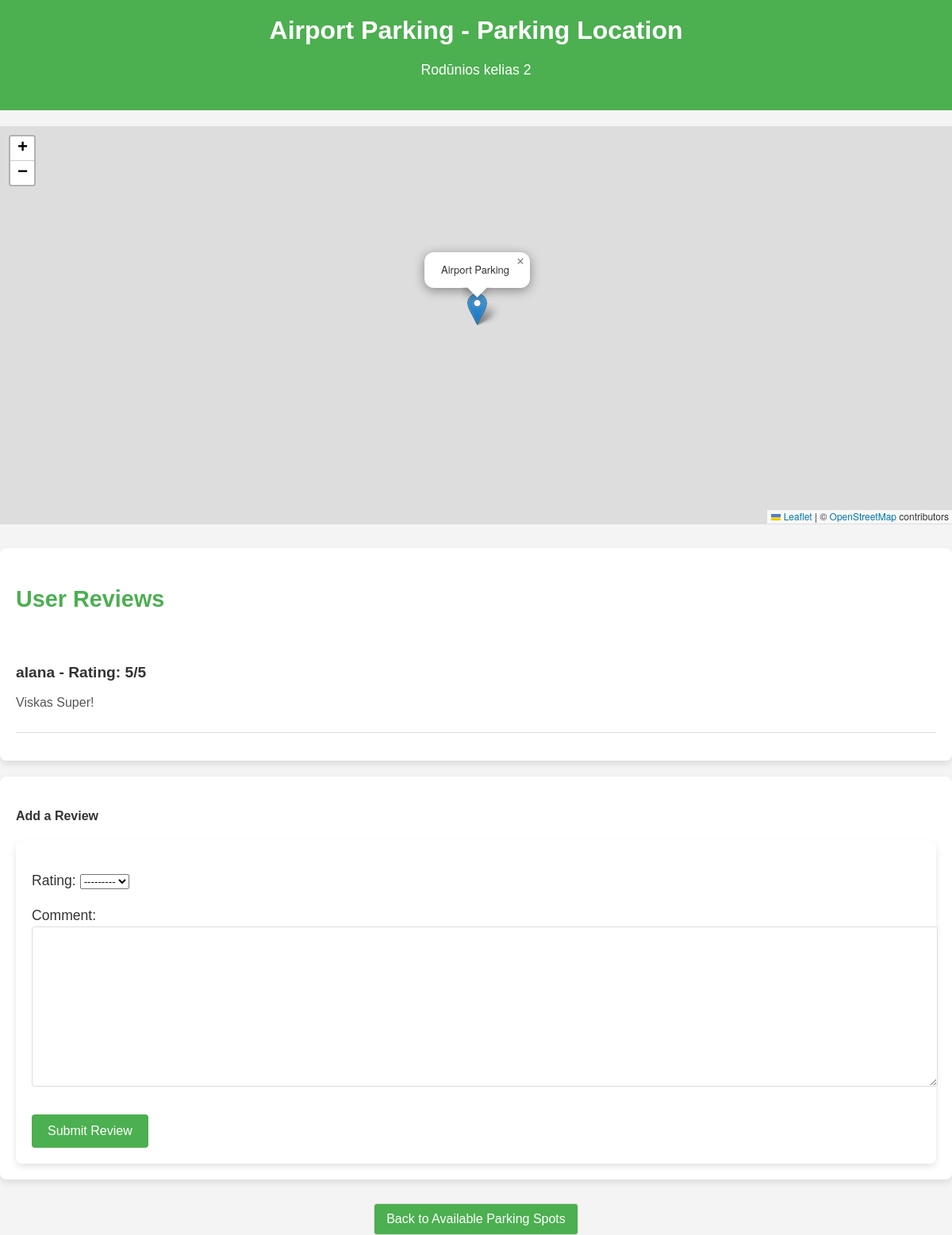
Page /parking/location/3/ (signed in) on the committed database.
### parking/models.py (models this page shows, shortened)
class ParkingLocation(models.Model):
    name = models.CharField(max_length=100)
    address = models.CharField(max_length=200, blank=True)
    latitude = models.FloatField(null=True, blank=True)  # New field for latitude
    longitude = models.FloatField(null=True, blank=True)  # New field for longitude

class Review(models.Model):
    location = models.ForeignKey(ParkingLocation, related_name='reviews', on_delete=models.CASCADE)
    user = models.ForeignKey(User, on_delete=models.CASCADE)
    rating = models.IntegerField(choices=[(1, '1'), (2, '2'), (3, '3'), (4, '4'), (5, '5')])
    comment = models.TextField()

### parking/views.py (the view)
# urls.py: path('location/<int:location_id>/', views.parking_location_profile, name='parking_location_profile'),
@login_required
def parking_location_profile(request, location_id):
    location = get_object_or_404(ParkingLocation, id=location_id)
    reviews = Review.objects.filter(location=location)  # Get all reviews for this location
    if request.method == 'POST':
        form = ReviewForm(request.POST)
        if form.is_valid():
            review = form.save(commit=False)
            review.location = location
            review.user = request.user
            review.save()
            return redirect('parking_location_profile', location_id=location.id)
    else:
        form = ReviewForm()
    return render(request, 'parking/parking_locations_profile.html', {
        'location': location,
        'form': form,
        'reviews': reviews,  # Pass reviews to the template
    })

### parking/forms.py
class ReviewForm(forms.ModelForm):
    class Meta:
        model = Review
        fields = ['rating', 'comment']

### parking/templates/parking/parking_locations_profile.html (shortened to what this page needs)
<!DOCTYPE html>
<html lang="en">
<head>
    <link rel="stylesheet" href="https://unpkg.com/leaflet@1.7.1/dist/leaflet.css" />
</head>
<body>
    <header>
        <h2>{{ location.name }} - Parking Location</h2>
        <p>{{ location.address }}</p>
    </header>
    <div id="map"></div>
    <div class="review-container">
        <h3>User Reviews</h3>
        <div>
            {% for review in location.reviews.all %}
                <div class="review">
                    <h4>{{ review.user.username }} - Rating: {{ review.rating }}/5</h4>
                    <p>{{ review.comment }}</p>
                </div>
            {% empty %}
                <p class="review-empty">No reviews yet. Be the first to add one!</p>
            {% endfor %}
        </div>
    </div>
    <div class="review-container">
        <h4>Add a Review</h4>
        <form method="POST">
            {{ form.as_p }}
            <button type="submit">Submit Review</button>
        </form>
    </div>
    <div class="back-button-container">
        <a href="{% url 'parking_spots' %}" class="back-button">Back to Available Parking Spots</a>
    </div>
</body>
</html>

### parking/templates/parking/parking_locations_profile.html (style rules this page uses)
body { font-family: Arial, sans-serif; margin: 0; padding: 0; background-color: #f4f4f4; color: #333; }
header { background-color: #4CAF50; color: white; padding: 20px; text-align: center; }
h2 { margin: 0; font-size: 2rem; }
p { font-size: 1.1rem; line-height: 1.5; }
#map { width: 100%; height: 500px; border: 1px solid #ddd; margin-top: 20px; margin-bottom: 30px; }
.review-container { margin-top: 20px; background-color: #fff; padding: 20px; border-radius: 8px; box-shadow: 0 4px 8px rgba(0, 0, 0, 0.1); }
.review-container h3 { font-size: 1.8rem; color: #4CAF50; }
.review { border-bottom: 1px solid #ddd; padding: 10px 0; margin-bottom: 15px; }
.review h4 { font-size: 1.2rem; margin-bottom: 5px; color: #333; }
.review p { font-size: 1rem; line-height: 1.4; color: #555; }
form { background-color: #fff; padding: 20px; border-radius: 8px; box-shadow: 0 4px 8px rgba(0, 0, 0, 0.1); margin-top: 20px; }
form input[type="text"], form textarea { width: 100%; padding: 10px; margin-bottom: 10px; border: 1px solid #ddd; border-radius: 4px; font-size: 1rem; }
form button { background-color: #4CAF50; color: white; padding: 12px 20px; border: none; border-radius: 4px; font-size: 1rem; cursor: pointer; transition: background-color 0.3s ease; }
.back-button-container { text-align: center; margin-top: 30px; }
.back-button { background-color: #4CAF50; color: #333; padding: 10px 15px; border: 1px solid #ddd; border-radius: 4px; text-decoration: none; color: white; font-size: 1rem; display: inline-block; transition: background-color 0.3s ease; }

### rows in the picture
ParkingLocation: name "Airport Parking", address "Rodūnios kelias 2"
Review: user.username "alana", rating "5", comment "Viskas Super!"
